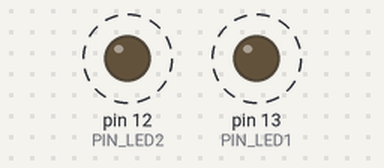
This sketch was run on a simulated Arduino Uno, built with avr-gcc and run on an emulated ATmega328P. Parts: output pins drawn as LEDs (lit = HIGH). Dashed ring = blinking.

Above: at 0.2 s.
Timing chart, 0 to 4.6 s (numbered marks = the images above):
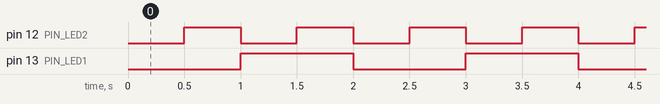

The sketch:

Modifikasi_Percobaan_6B.ino
```cpp
#include <Arduino.h>

// ============================================================
// PIN ASSIGNMENT
// ============================================================
const int PIN_LED1 = 13;   // LED pertama
const int PIN_LED2 = 12;   // LED kedua

// ============================================================
// TIMER LED 1 – interval 1000 ms (1 detik)
// ============================================================
unsigned long prevMillis1 = 0;
const long interval1      = 1000;
bool ledState1            = false;

// ============================================================
// TIMER LED 2 – interval 500 ms (0.5 detik)
// ============================================================
unsigned long prevMillis2 = 0;
const long interval2      = 500;
bool ledState2            = false;

void setup() {
  pinMode(PIN_LED1, OUTPUT);  // Pin 13 sebagai output untuk LED 1
  pinMode(PIN_LED2, OUTPUT);  // Pin 12 sebagai output untuk LED 2
}

void loop() {
  // Ambil waktu saat ini sekali, dipakai bersama oleh kedua timer
  // agar tidak terjadi perbedaan pembacaan antar timer
  unsigned long now = millis();

  // ----------------------------------------------------------
  // TIMER LED 1 – cek setiap iterasi loop, tanpa memblokir
  // ----------------------------------------------------------
  if (now - prevMillis1 >= interval1) {
    prevMillis1 = now;           // catat waktu terakhir toggle
    ledState1   = !ledState1;    // balik kondisi LED 1
    digitalWrite(PIN_LED1, ledState1);
  }

  // ----------------------------------------------------------
  // TIMER LED 2 – berjalan independen dari LED 1
  // Kedua timer bekerja serentak karena tidak ada delay()
  // ----------------------------------------------------------
  if (now - prevMillis2 >= interval2) {
    prevMillis2 = now;           // catat waktu terakhir toggle
    ledState2   = !ledState2;    // balik kondisi LED 2
    digitalWrite(PIN_LED2, ledState2);
  }

  // Di sini masih bisa ditambah task lain (baca sensor, dsb.)
  // karena loop() tidak pernah terblokir
}
```

Measured:
- by itself, pin 12 (PIN_LED2): alternates HIGH for 0.50 s and LOW for 0.50 s
- by itself, pin 13 (PIN_LED1): alternates HIGH for 1.0 s and LOW for 1.0 s
- by itself, everything shown: repeats every 2.0 s, in 4 steps
